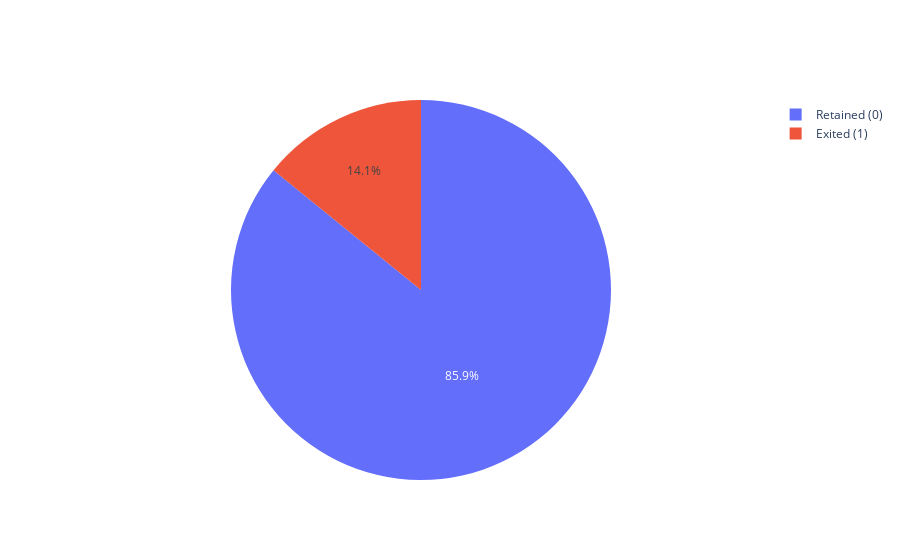

Notebook code for this chart:
### Code cell
# Plot pie Chart to get the information about the percentage of Telecom Customers churning using Plotly histogram
import plotly.graph_objects as go

fig = go.Figure(data = [go.Pie(labels=['Retained (0)', 'Exited (1)'], values = df['class'].value_counts())])
fig.show()

### Figure 1 — Plotly figure (JSON) as saved in the notebook; plotly's stock layout.template omitted (floating-point values rounded to 4 significant figures)
{"data": [{"labels": ["Retained (0)", "Exited (1)"], "type": "pie", "values": [4293, 707]}], "layout": {}}
